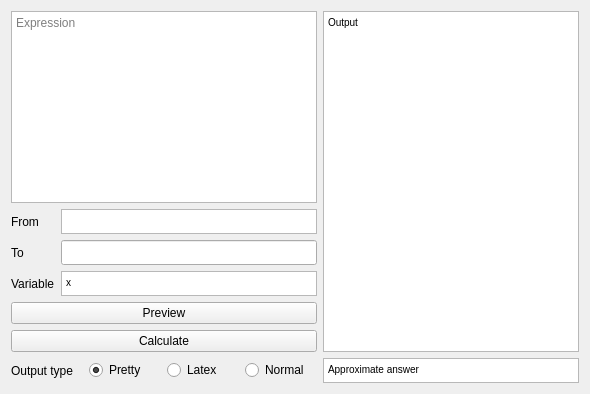
      <widget class="QWidget" name="Integ">
       <attribute name="title">
        <string>Integral</string>
       </attribute>
       <layout class="QGridLayout" name="gridLayout_3">
        <item row="0" column="0" colspan="2">
         <widget class="QTextEdit" name="IntegExp">
          <property name="maximumSize">
           <size>
            <width>16777215</width>
            <height>16777215</height>
           </size>
          </property>
          <property name="toolTip">
           <string>Your expression</string>
          </property>
          <property name="statusTip">
           <string>Type in your expression here</string>
          </property>
          <property name="whatsThis">
           <string>Input expression</string>
          </property>
          <property name="lineWrapMode">
           <enum>QTextEdit::NoWrap</enum>
          </property>
          <property name="placeholderText">
           <string>Expression</string>
          </property>
         </widget>
        </item>
        <item row="0" column="2" rowspan="6">
         <widget class="QTextBrowser" name="IntegOut">
          <property name="maximumSize">
           <size>
            <width>16777215</width>
            <height>16777215</height>
           </size>
          </property>
          <property name="toolTip">
           <string>Output</string>
          </property>
          <property name="statusTip">
           <string>Output in exact form</string>
          </property>
          <property name="whatsThis">
           <string>Output in exact form</string>
          </property>
          <property name="lineWrapMode">
           <enum>QTextEdit::NoWrap</enum>
          </property>
          <property name="html">
           <string>&lt;!DOCTYPE HTML PUBLIC &quot;-//W3C//DTD HTML 4.0//EN&quot; &quot;http://www.w3.org/TR/REC-html40/strict.dtd&quot;&gt;
&lt;html&gt;&lt;head&gt;&lt;meta name=&quot;qrichtext&quot; content=&quot;1&quot; /&gt;&lt;style type=&quot;text/css&quot;&gt;
p, li { white-space: pre-wrap; }
&lt;/style&gt;&lt;/head&gt;&lt;body style=&quot; font-family:'MS Shell Dlg 2'; font-size:8.25pt; font-weight:400; font-style:normal;&quot;&gt;
&lt;p style=&quot; margin-top:0px; margin-bottom:0px; margin-left:0px; margin-right:0px; -qt-block-indent:0; text-indent:0px;&quot;&gt;&lt;span style=&quot; font-size:7.8pt;&quot;&gt;Output&lt;/span&gt;&lt;/p&gt;&lt;/body&gt;&lt;/html&gt;</string>
          </property>
         </widget>
        </item>
        <item row="1" column="0">
         <widget class="QLabel" name="label_2">
          <property name="maximumSize">
           <size>
            <width>40</width>
            <height>16777215</height>
           </size>
          </property>
          <property name="text">
           <string>From</string>
          </property>
         </widget>
        </item>
        <item row="1" column="1">
         <widget class="QTextEdit" name="IntegLower">
          <property name="minimumSize">
           <size>
            <width>0</width>
            <height>25</height>
           </size>
          </property>
          <property name="maximumSize">
           <size>
            <width>16777215</width>
            <height>25</height>
           </size>
          </property>
          <property name="toolTip">
           <string>Lower boundry</string>
          </property>
          <property name="statusTip">
           <string>Lower boundry, infinity is &quot;oo&quot;, leave empty for indefinite integral</string>
          </property>
          <property name="whatsThis">
           <string>Lower boundry</string>
          </property>
          <property name="placeholderText">
           <string/>
          </property>
         </widget>
        </item>
        <item row="2" column="0">
         <widget class="QLabel" name="label_5">
          <property name="text">
           <string>To</string>
          </property>
         </widget>
        </item>
        <item row="2" column="1">
         <widget class="QLineEdit" name="IntegUpper">
          <property name="minimumSize">
           <size>
            <width>0</width>
            <height>25</height>
           </size>
          </property>
          <property name="maximumSize">
           <size>
            <width>16777215</width>
            <height>25</height>
           </size>
          </property>
          <property name="toolTip">
           <string>Upper boundry</string>
          </property>
          <property name="statusTip">
           <string>Upper boundry, infinity is &quot;oo&quot;, leave empty for indefinite integral</string>
          </property>
          <property name="whatsThis">
           <string>Upper boundry</string>
          </property>
         </widget>
        </item>
        <item row="3" column="0">
         <widget class="QLabel" name="label_4">
          <property name="text">
           <string>Variable</string>
          </property>
         </widget>
        </item>
        <item row="3" column="1">
         <widget class="QTextBrowser" name="IntegVar">
          <property name="minimumSize">
           <size>
            <width>0</width>
            <height>25</height>
           </size>
          </property>
          <property name="maximumSize">
           <size>
            <width>16777215</width>
            <height>25</height>
           </size>
          </property>
          <property name="toolTip">
           <string>Variable</string>
          </property>
          <property name="statusTip">
           <string>Integral with respect to variable</string>
          </property>
          <property name="whatsThis">
           <string>Variable</string>
          </property>
          <property name="html">
           <string>&lt;!DOCTYPE HTML PUBLIC &quot;-//W3C//DTD HTML 4.0//EN&quot; &quot;http://www.w3.org/TR/REC-html40/strict.dtd&quot;&gt;
&lt;html&gt;&lt;head&gt;&lt;meta name=&quot;qrichtext&quot; content=&quot;1&quot; /&gt;&lt;style type=&quot;text/css&quot;&gt;
p, li { white-space: pre-wrap; }
&lt;/style&gt;&lt;/head&gt;&lt;body style=&quot; font-family:'MS Shell Dlg 2'; font-size:8.25pt; font-weight:400; font-style:normal;&quot;&gt;
&lt;p style=&quot; margin-top:0px; margin-bottom:0px; margin-left:0px; margin-right:0px; -qt-block-indent:0; text-indent:0px;&quot;&gt;&lt;span style=&quot; font-size:7.8pt;&quot;&gt;x&lt;/span&gt;&lt;/p&gt;&lt;/body&gt;&lt;/html&gt;</string>
          </property>
         </widget>
        </item>
        <item row="4" column="0" colspan="2">
         <widget class="QPushButton" name="IntegPrev">
          <property name="text">
           <string>Preview</string>
          </property>
         </widget>
        </item>
        <item row="5" column="0" colspan="2">
         <widget class="QPushButton" name="IntegCalc">
          <property name="toolTip">
           <string>Calculate</string>
          </property>
          <property name="statusTip">
           <string>Calculate the derivative</string>
          </property>
          <property name="whatsThis">
           <string>Calculate</string>
          </property>
          <property name="text">
           <string>Calculate</string>
          </property>
         </widget>
        </item>
        <item row="6" column="0" colspan="2">
         <layout class="QHBoxLayout" name="horizontalLayout_2">
          <item>
           <widget class="QLabel" name="IntegOutType">
            <property name="text">
             <string>Output type</string>
            </property>
           </widget>
          </item>
          <item>
           <widget class="QRadioButton" name="IntegPP">
            <property name="toolTip">
             <string>Pretty print</string>
            </property>
            <property name="statusTip">
             <string>Pretty print</string>
            </property>
            <property name="whatsThis">
             <string>Pretty print</string>
            </property>
            <property name="text">
             <string>Pretty</string>
            </property>
            <property name="checked">
             <bool>true</bool>
            </property>
           </widget>
          </item>
          <item>
           <widget class="QRadioButton" name="IntegLatex">
            <property name="toolTip">
             <string>Latex</string>
            </property>
            <property name="statusTip">
             <string>Latex</string>
            </property>
            <property name="whatsThis">
             <string>Latex</string>
            </property>
            <property name="text">
             <string>Latex</string>
            </property>
           </widget>
          </item>
          <item>
           <widget class="QRadioButton" name="IntegNormal">
            <property name="toolTip">
             <string>Normal</string>
            </property>
            <property name="statusTip">
             <string>Normal</string>
            </property>
            <property name="whatsThis">
             <string>Normal</string>
            </property>
            <property name="text">
             <string>Normal</string>
            </property>
           </widget>
          </item>
         </layout>
        </item>
        <item row="6" column="2">
         <widget class="QTextBrowser" name="IntegApprox">
          <property name="minimumSize">
           <size>
            <width>0</width>
            <height>25</height>
           </size>
          </property>
          <property name="maximumSize">
           <size>
            <width>16777215</width>
            <height>25</height>
           </size>
          </property>
          <property name="toolTip">
           <string>Output</string>
          </property>
          <property name="statusTip">
           <string>Output in approximate form, will only show when a definite integral is calculated</string>
          </property>
          <property name="whatsThis">
           <string>Output in approximate form</string>
          </property>
          <property name="html">
           <string>&lt;!DOCTYPE HTML PUBLIC &quot;-//W3C//DTD HTML 4.0//EN&quot; &quot;http://www.w3.org/TR/REC-html40/strict.dtd&quot;&gt;
&lt;html&gt;&lt;head&gt;&lt;meta name=&quot;qrichtext&quot; content=&quot;1&quot; /&gt;&lt;style type=&quot;text/css&quot;&gt;
p, li { white-space: pre-wrap; }
&lt;/style&gt;&lt;/head&gt;&lt;body style=&quot; font-family:'MS Shell Dlg 2'; font-size:8.25pt; font-weight:400; font-style:normal;&quot;&gt;
&lt;p style=&quot; margin-top:0px; margin-bottom:0px; margin-left:0px; margin-right:0px; -qt-block-indent:0; text-indent:0px;&quot;&gt;&lt;span style=&quot; font-size:7.8pt;&quot;&gt;Approximate answer&lt;/span&gt;&lt;/p&gt;&lt;/body&gt;&lt;/html&gt;</string>
          </property>
         </widget>
        </item>
       </layout>
      </widget>
